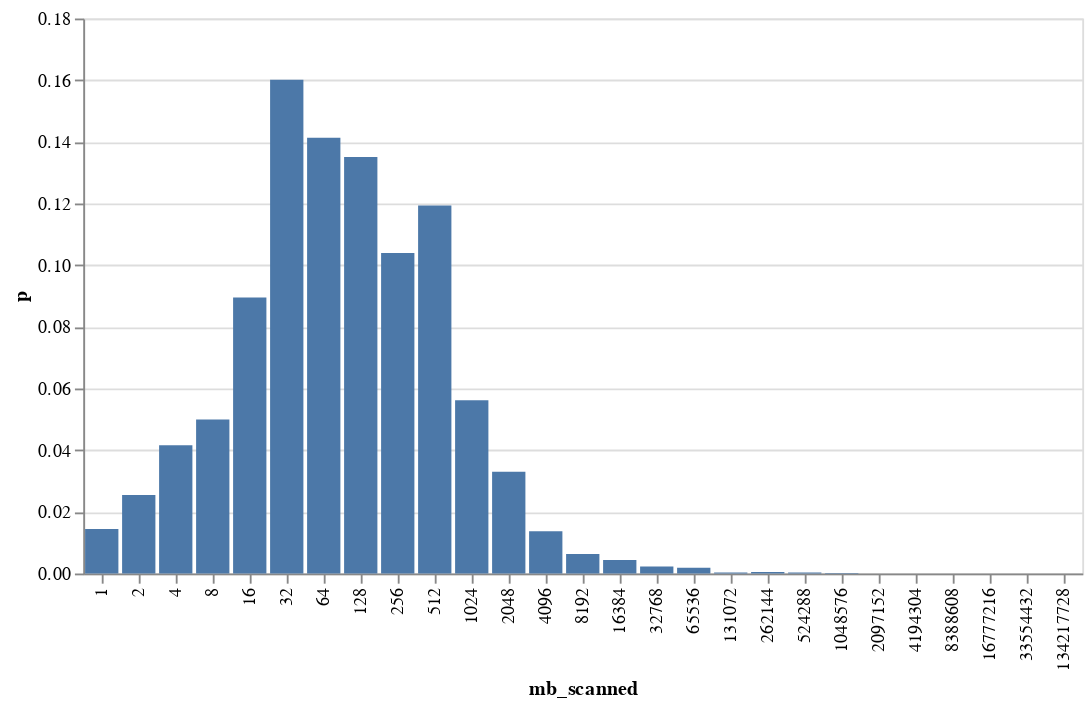

The cell this chart's notebook holds for it:
### Code cell
rs_scanned = duckdb.query(
"""
select floor(log2(mbytes_scanned)) as log_mb_scanned, 2**log_mb_scanned as mb_scanned, count(*) as count 
from 'redset/provisioned/parts/*.parquet' 
where query_type = 'select' 
and mbytes_scanned >= 1
and num_permanent_tables_accessed > 0
group by all 
order by all
"""
).df()
rs_scanned['p'] = rs_scanned['count'] / rs_scanned['count'].sum()

alt.Chart(rs_scanned).mark_bar().encode(x='mb_scanned:O', y='p:Q')

### Figure 1 — Vega-Lite specification as saved in the notebook (floating-point values rounded to 4 significant figures)
{"config": {"view": {"continuousWidth": 300, "continuousHeight": 300}}, "data": {"name": "data-86b33f0c924ad45ce7772f2313344e8c"}, "mark": {"type": "bar"}, "encoding": {"x": {"field": "mb_scanned", "type": "ordinal"}, "y": {"field": "p", "type": "quantitative"}}, "$schema": "https://vega.github.io/schema/vega-lite/v5.17.0.json", "datasets": {"data-86b33f0c924ad45ce7772f2313344e8c": [{"log_mb_scanned": 0.0, "mb_scanned": 1.0, "count": 911749, "p": 0.01441}, {"log_mb_scanned": 1.0, "mb_scanned": 2.0, "count": 1611603, "p": 0.02547}, {"log_mb_scanned": 2.0, "mb_scanned": 4.0, "count": 2630750, "p": 0.04158}, {"log_mb_scanned": 3.0, "mb_scanned": 8.0, "count": 3158503, "p": 0.04992}, {"log_mb_scanned": 4.0, "mb_scanned": 16.0, "count": 5664773, "p": 0.08952}, {"log_mb_scanned": 5.0, "mb_scanned": 32.0, "count": 10134525, "p": 0.1602}, {"log_mb_scanned": 6.0, "mb_scanned": 64.0, "count": 8941911, "p": 0.1413}, {"log_mb_scanned": 7.0, "mb_scanned": 128.0, "count": 8548584, "p": 0.1351}, {"log_mb_scanned": 8.0, "mb_scanned": 256.0, "count": 6576295, "p": 0.1039}, {"log_mb_scanned": 9.0, "mb_scanned": 512.0, "count": 7552248, "p": 0.1194}, {"log_mb_scanned": 10.0, "mb_scanned": 1024.0, "count": 3554832, "p": 0.05618}, {"log_mb_scanned": 11.0, "mb_scanned": 2048.0, "count": 2089861, "p": 0.03303}, {"log_mb_scanned": 12.0, "mb_scanned": 4096.0, "count": 868671, "p": 0.01373}, {"log_mb_scanned": 13.0, "mb_scanned": 8192.0, "count": 402218, "p": 0.006357}, {"log_mb_scanned": 14.0, "mb_scanned": 16380.0, "count": 279503, "p": 0.004417}, {"log_mb_scanned": 15.0, "mb_scanned": 32770.0, "count": 142051, "p": 0.002245}, {"log_mb_scanned": 16.0, "mb_scanned": 65540.0, "count": 116852, "p": 0.001847}, {"log_mb_scanned": 17.0, "mb_scanned": 131100.0, "count": 21600, "p": 0.0003414}, {"log_mb_scanned": 18.0, "mb_scanned": 262100.0, "count": 30744, "p": 0.0004859}, {"log_mb_scanned": 19.0, "mb_scanned": 524300.0, "count": 22701, "p": 0.0003588}, {"log_mb_scanned": 20.0, "mb_scanned": 1049000.0, "count": 12417, "p": 0.0001962}, {"log_mb_scanned": 21.0, "mb_scanned": 2097000.0, "count": 2055, "p": 3.248e-05}, {"log_mb_scanned": 22.0, "mb_scanned": 4194000.0, "count": 1155, "p": 1.825e-05}, {"log_mb_scanned": 23.0, "mb_scanned": 8389000.0, "count": 367, "p": 5.8e-06}, {"log_mb_scanned": 24.0, "mb_scanned": 16780000.0, "count": 63, "p": 9.956e-07}, {"log_mb_scanned": 25.0, "mb_scanned": 33550000.0, "count": 6, "p": 9.482e-08}, {"log_mb_scanned": 27.0, "mb_scanned": 134200000.0, "count": 1, "p": 1.58e-08}]}}
